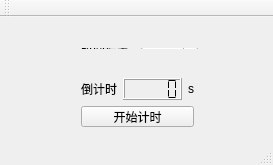
<?xml version="1.0" encoding="UTF-8"?>
<ui version="4.0">
 <class>MainWindow</class>
 <widget class="QMainWindow" name="MainWindow">
  <property name="geometry">
   <rect>
    <x>0</x>
    <y>0</y>
    <width>273</width>
    <height>165</height>
   </rect>
  </property>
  <property name="windowTitle">
   <string>泡面计时器</string>
  </property>
  <widget class="QWidget" name="centralWidget">
   <widget class="QWidget" name="">
    <property name="geometry">
     <rect>
      <x>70</x>
      <y>20</y>
      <width>139</width>
      <height>23</height>
     </rect>
    </property>
    <layout class="QHBoxLayout" name="horizontalLayout">
     <item>
      <widget class="QLabel" name="label">
       <property name="text">
        <string>时间设置</string>
       </property>
      </widget>
     </item>
     <item>
      <widget class="QTimeEdit" name="timeEdit">
       <property name="displayFormat">
        <string>mm:ss</string>
       </property>
       <property name="time">
        <time>
         <hour>0</hour>
         <minute>5</minute>
         <second>0</second>
        </time>
       </property>
      </widget>
     </item>
    </layout>
   </widget>
   <widget class="QWidget" name="">
    <property name="geometry">
     <rect>
      <x>70</x>
      <y>50</y>
      <width>135</width>
      <height>71</height>
     </rect>
    </property>
    <layout class="QVBoxLayout" name="verticalLayout">
     <item>
      <layout class="QHBoxLayout" name="horizontalLayout_2">
       <item>
        <widget class="QLabel" name="label_2">
         <property name="text">
          <string>倒计时</string>
         </property>
        </widget>
       </item>
       <item>
        <widget class="QLCDNumber" name="lcd">
         <property name="font">
          <font>
           <weight>50</weight>
           <bold>false</bold>
          </font>
         </property>
         <property name="digitCount">
          <number>5</number>
         </property>
         <property name="segmentStyle">
          <enum>QLCDNumber::Flat</enum>
         </property>
         <property name="value" stdset="0">
          <double>0.000000000000000</double>
         </property>
         <property name="intValue" stdset="0">
          <number>0</number>
         </property>
        </widget>
       </item>
       <item>
        <widget class="QLabel" name="label_3">
         <property name="text">
          <string>s</string>
         </property>
        </widget>
       </item>
      </layout>
     </item>
     <item>
      <widget class="QPushButton" name="pushButton">
       <property name="text">
        <string>开始计时</string>
       </property>
      </widget>
     </item>
    </layout>
   </widget>
  </widget>
  <widget class="QMenuBar" name="menuBar">
   <property name="geometry">
    <rect>
     <x>0</x>
     <y>0</y>
     <width>273</width>
     <height>26</height>
    </rect>
   </property>
  </widget>
  <widget class="QToolBar" name="mainToolBar">
   <attribute name="toolBarArea">
    <enum>TopToolBarArea</enum>
   </attribute>
   <attribute name="toolBarBreak">
    <bool>false</bool>
   </attribute>
  </widget>
  <widget class="QStatusBar" name="statusBar"/>
 </widget>
 <layoutdefault spacing="6" margin="11"/>
 <resources/>
 <connections/>
</ui>
